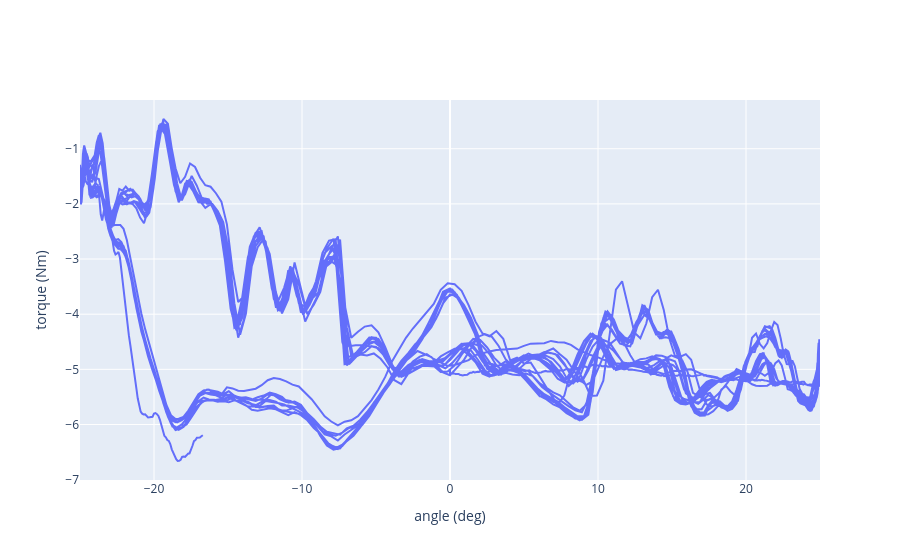

The cell this chart's notebook holds for it:
### Code cell
fig = go.Figure()
fig.add_trace(go.Scatter(x=angle, y=forcetorque[1,:]))
fig.update_yaxes(title_text="torque (Nm)")
fig.update_xaxes(title_text="angle (deg)")

### Figure 1 — Plotly figure (JSON) as saved in the notebook; plotly's stock layout.template omitted (floating-point values rounded to 4 significant figures; data arrays with more than 128 entries replaced by an {"elided": "..."} marker saying what was removed)
{"data": [{"type": "scatter", "x": {"elided": "4334 float values"}, "y": {"elided": "4334 float values"}}], "layout": {"xaxis": {"title": {"text": "angle (deg)"}}, "yaxis": {"title": {"text": "torque (Nm)"}}}}
